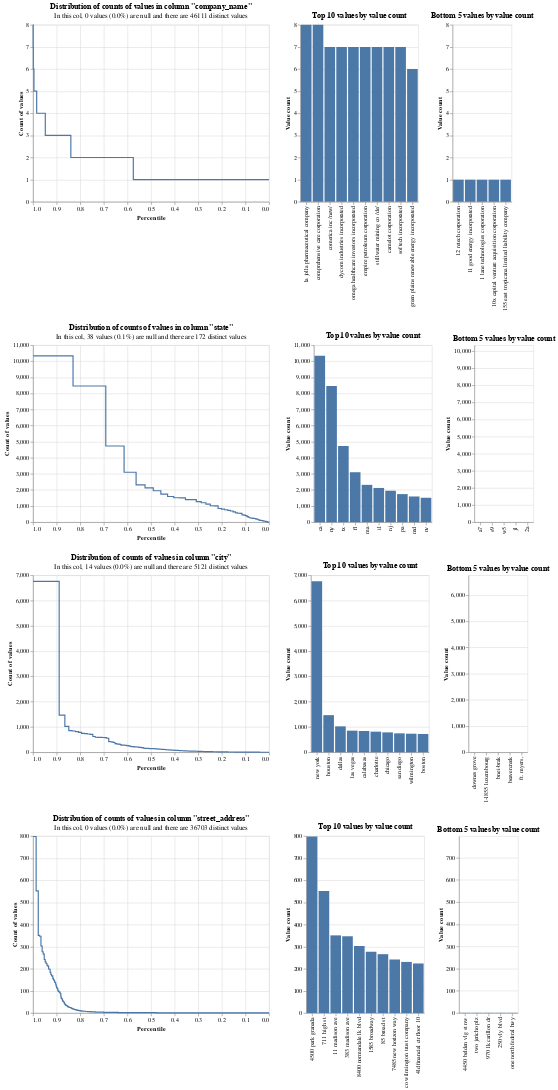

The code cell stored with this chart in its notebook:
### Code cell
profile_columns(sec_match_df[MATCH_COLS], db_api=DuckDBAPI(), top_n=10, bottom_n=5)
